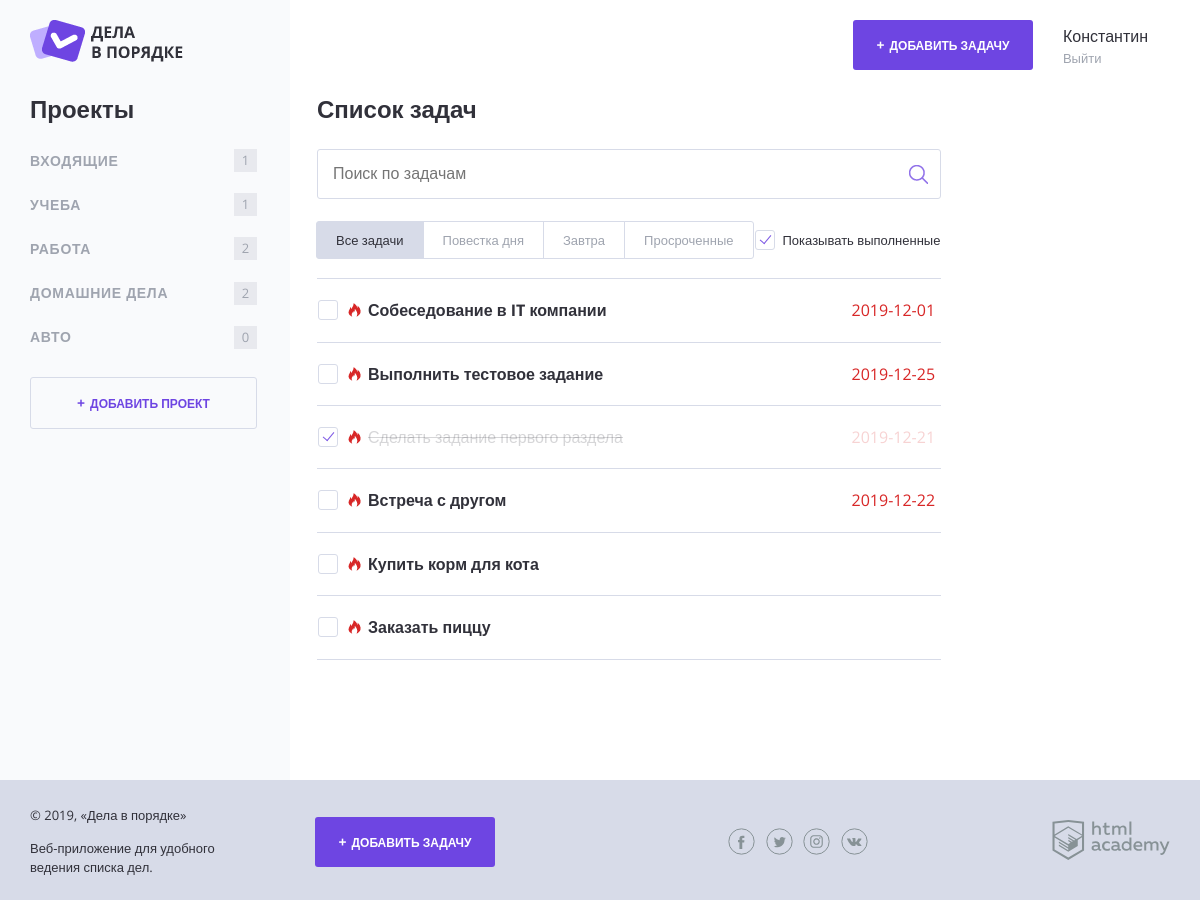
The page / on the database its author committed.
### helpers.php (called while the page is built, shortened)
<?php
function include_template($name, array $data = []) {
    $name = 'templates/' . $name;
    extract($data);
    require $name;
    $result = ob_get_clean();
    return $result;
}

### templates/main.php (the view, shortened to what this page needs)
<section class="content__side">
     <h2 class="content__side-heading">Проекты</h2>
     <nav class="main-navigation">
         <ul class="main-navigation__list">
         	<?php foreach ($projectz as $key => $projez): ?>
             <li class="main-navigation__list-item">
                 <a class="main-navigation__list-item-link" href="#"><?=htmlspecialchars($projez['Название']); ?></a>
                 <span class="main-navigation__list-item-count"> <?=ret_cout_t($taskz, $projez['ID']); ?> </span>
             </li>
             <?php endforeach; ?>
         </ul>
     </nav>
     <a class="button button--transparent button--plus content__side-button"
        href="pages/form-project.html" target="project_add">Добавить проект</a>
 </section>
 <main class="content__main">
     <h2 class="content__main-heading">Список задач</h2>
     <form class="search-form" action="index.php" method="post" autocomplete="off">
         <input class="search-form__input" type="text" name="" value="" placeholder="Поиск по задачам">
         <input class="search-form__submit" type="submit" name="" value="Искать">
     </form>
     <div class="tasks-controls">
         <nav class="tasks-switch">
             <a href="/" class="tasks-switch__item tasks-switch__item--active">Все задачи</a>
             <a href="/" class="tasks-switch__item">Повестка дня</a>
             <a href="/" class="tasks-switch__item">Завтра</a>
             <a href="/" class="tasks-switch__item">Просроченные</a>
         </nav>
         <label class="checkbox">
             <span class="checkbox__text">Показывать выполненные</span>
         </label>
     </div>
     <table class="tasks">
     	<?php foreach ($taskz as $key => $tazk): ?>
     		<?php if(($show_complete_tasks === 1 && $tazk['Выполнен']) || !$tazk['Выполнен']): ?>
         <tr class="tasks__item task <?php if($tazk['Выполнен'])echo('task--completed') ?> <?php if( strtotime($taskz[$key]['Дата выполнения']) - time() <= 86400)echo('task--important') ?>">
             <td class="task__select">
                 <label class="checkbox task__checkbox">
                     <span class="checkbox__text"><?=htmlspecialchars($tazk['Задача']); ?></span>
                 </label>
             </td>
             <td class="task__date"><?=$tazk['Дата выполнения']; ?></td>
         </tr>
         <?php endif; ?>
         <?php endforeach; ?>
     </table>
 </main>

### templates/layout.php (shortened to what this page needs)
<!DOCTYPE html>
<html lang="ru">
<head>
    <link rel="stylesheet" href="css/normalize.css">
    <link rel="stylesheet" href="css/style.css">
    <link rel="stylesheet" href="css/flatpickr.min.css">
</head>
<body>
<div class="page-wrapper">
    <div class="container container--with-sidebar">
        <header class="main-header">
            <a href="/">
                <img src="img/logo.png" width="153" height="42" alt="Логотип Дела в порядке">
            </a>
            <div class="main-header__side">
                <a class="main-header__side-item button button--plus open-modal" href="pages/form-task.html">Добавить задачу</a>
                <div class="main-header__side-item user-menu">
                    <div class="user-menu__data">
                        <p>Константин</p>
                        <a href="#">Выйти</a>
                    </div>
                </div>
            </div>
        </header>
        <div class="content">
            <main class="content">
                <?=$content;?>
            </main>
        </div>
    </div>
</div>
<footer class="main-footer">
    <div class="container">
        <div class="main-footer__copyright">
            <p>© 2019, «Дела в порядке»</p>
            <p>Веб-приложение для удобного ведения списка дел.</p>
        </div>
        <a class="main-footer__button button button--plus" href="pages/form-task.html">Добавить задачу</a>
        <div class="main-footer__social social">
            <a class="social__link social__link--facebook" href="#">
            </a>
            <a class="social__link social__link--twitter" href="#">
            </a>
            <a class="social__link social__link--instagram" href="#">
            </a>
            <a class="social__link social__link--vkontakte" href="#">
            </a>
        </div>
        <div class="main-footer__developed-by">
            <a href="https://htmlacademy.ru/intensive/php">
                <img src="img/htmlacademy.svg" alt="HTML Academy" width="118" height="40">
            </a>
        </div>
    </div>
</footer>
</body>
</html>

### index.php (shortened to what this page needs)
<?php
$con = mysqli_connect("doingsdone", "root", "root","schema");
$ID_user = 1;
if ($con == false) {
    print("Ошибка подключения: " . mysqli_connect_error());
}
 else {
    $sql = "SELECT * FROM проект WHERE Автор=" .$ID_user;
    $result = mysqli_query($con, $sql);
    $projectz = mysqli_fetch_all($result, MYSQLI_ASSOC);
	$sql = "SELECT * FROM задача WHERE Автор=" .$ID_user;
    $result = mysqli_query($con, $sql);
    $taskz = mysqli_fetch_all($result, MYSQLI_ASSOC);
}
$show_complete_tasks = rand(0, 1);
function ret_cout_t($mas, $prj){
    $cp = 0;
    foreach ($mas as $key => $ts){
     if($ts['Категория'] === $prj){$cp++;};
    };
    return $cp;
};
require_once("helpers.php");
$page_content = include_template('main.php', ['projectz' => $projectz,'taskz' => $taskz, 'show_complete_tasks' => $show_complete_tasks]);
$layout_content = include_template('layout.php', [
'content' => $page_content,
'title' => 'Дела в порядке'
]);
print($layout_content);
?>

### rows shown on the page
проект: Название "ВХОДЯЩИЕ", ID "1"
проект: Название "УЧЕБА", ID "1"
проект: Название "РАБОТА", ID "2"
проект: Название "ДОМАШНИЕ ДЕЛА", ID "2"
проект: Название "АВТО", ID "0"
задача: Задача "Собеседование в IT компании", Дата выполнения "2019-12-01"
задача: Задача "Выполнить тестовое задание", Дата выполнения "2019-12-25"
задача: Задача "Сделать задание первого раздела", Дата выполнения "2019-12-21"
задача: Задача "Встреча с другом", Дата выполнения "2019-12-22"
задача: Задача "Купить корм для кота"
задача: Задача "Заказать пиццу"
